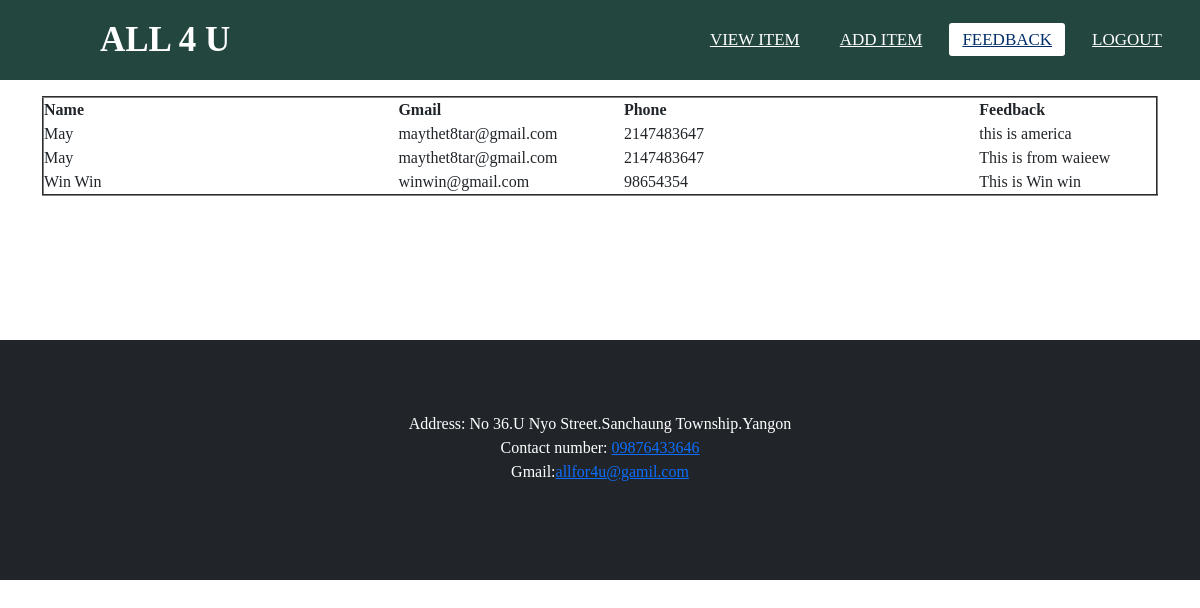
The page /636467sw/Ex/home.php on the database its author committed.
### tables this page shows
CREATE TABLE `item2` (
  `IID` int(11) NOT NULL,
  `Name` varchar(100) DEFAULT NULL,
  `Gmail` varchar(100) DEFAULT NULL,
  `Phone` int(11) DEFAULT NULL,
  `Feedback` varchar(255) DEFAULT NULL
);

### 636467sw/Ex/home.php (the view, shortened to what this page needs)
<!DOCTYPE html>
<head>
  <link href="https://cdn.jsdelivr.net/npm/bootstrap@5.1.3/dist/css/bootstrap.min.css" rel="stylesheet">
</head>
<body>
  <nav>
    <label class="logo">ALL 4 U</label>
    <ul>
      <li><a href="view.php">View Item</a></li>
      <li><a href="add.php">Add Item</a></li>
      <li><a class="active" href="home.php">Feedback</a></li>
      <li><a href="logout.php">Logout</a></li>
    </ul>
  </nav>
<?php
include 'connection.php';
$sql=$db->prepare("SELECT * FROM Item2");
$sql->execute();
?>
<div class="container">
<table border="2"  width="100%">
  <th width=20%  > Name</th>
  <th width=10%  > Gmail </th>
  <th width=20%  > Phone</th>
  <th width=10%   >Feedback </th>
  <?php
  while ($row=$sql->fetch(PDO::FETCH_ASSOC)) {
      extract($row);
  ?>
  <tr>
   <td  ><?php  echo $Name;?> </td>
   <td><?php  echo $Gmail;?>
   <td><?php  echo $Phone;?>
    <td><?php  echo $Feedback;?>
   </tr>
 <?php }?>
</table>
<br><br><br><br><br><br>
</div>
  <?php include 'footer.php';?>
</body>
</html>

### 636467sw/Ex/home.php (style rules this page uses)
* { padding: 0; margin: 0; text-decoration: none; list-style: none; box-sizing: border-box; }
body { font-family: montserrat; }
nav { background: #23463f; height: 80px; width: 100%; }
label.logo { color: #fff; font-size: 35px; line-height: 80px; padding: 0 100px; font-weight: bold; }
nav ul { float: right; margin-right: 20px; }
nav ul li { display: inline-block; line-height: 80px; margin: 0 5px; }
nav ul li a { color: #fff; font-size: 17px; padding: 7px 13px; border-radius: 3px; text-transform: uppercase; }
a.active,a:hover { background: #fff; transition: .5s; color: #022f69; }

### rows shown on the page
item2: Name "May", Gmail "maythet8tar@gmail.com", Phone "2147483647", Feedback "this is america"
item2: Name "May", Gmail "maythet8tar@gmail.com", Phone "2147483647", Feedback "This is from waieew"
item2: Name "Win Win", Gmail "winwin@gmail.com", Phone "98654354", Feedback "This is Win win"
